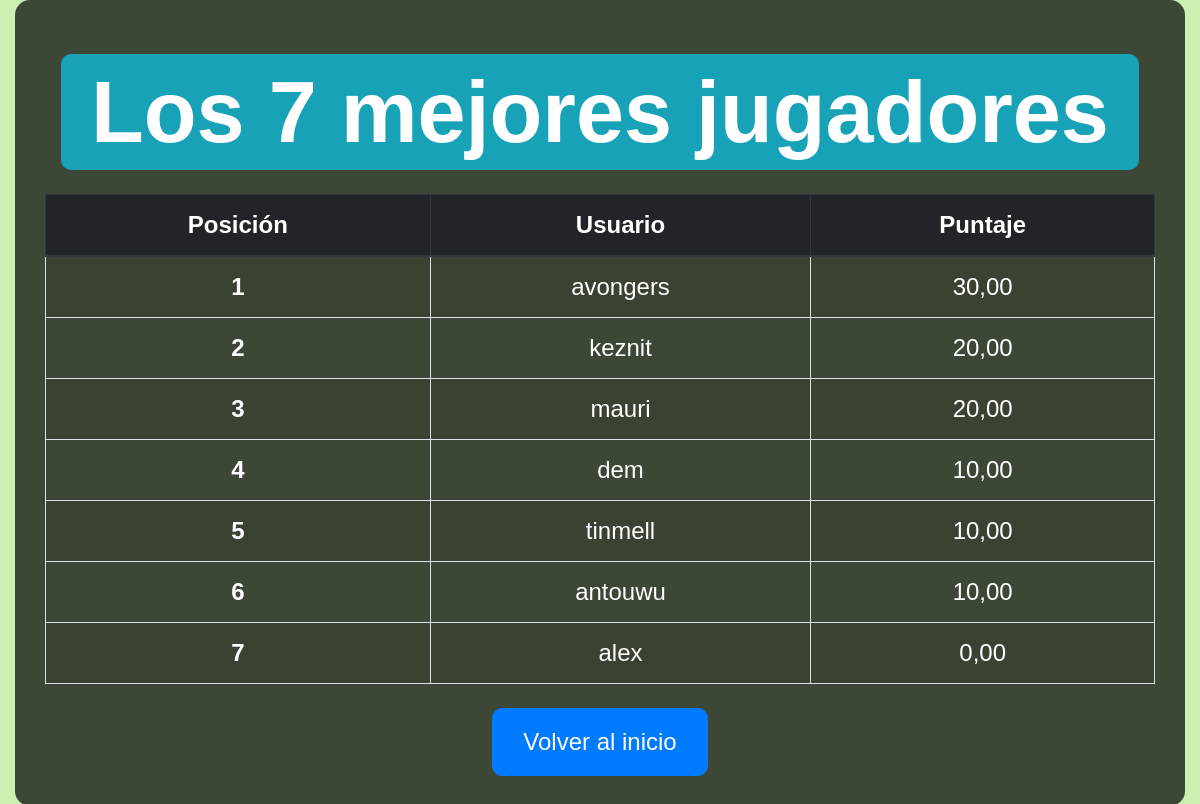
/tablero/, run on an earlier commit of the app's database.
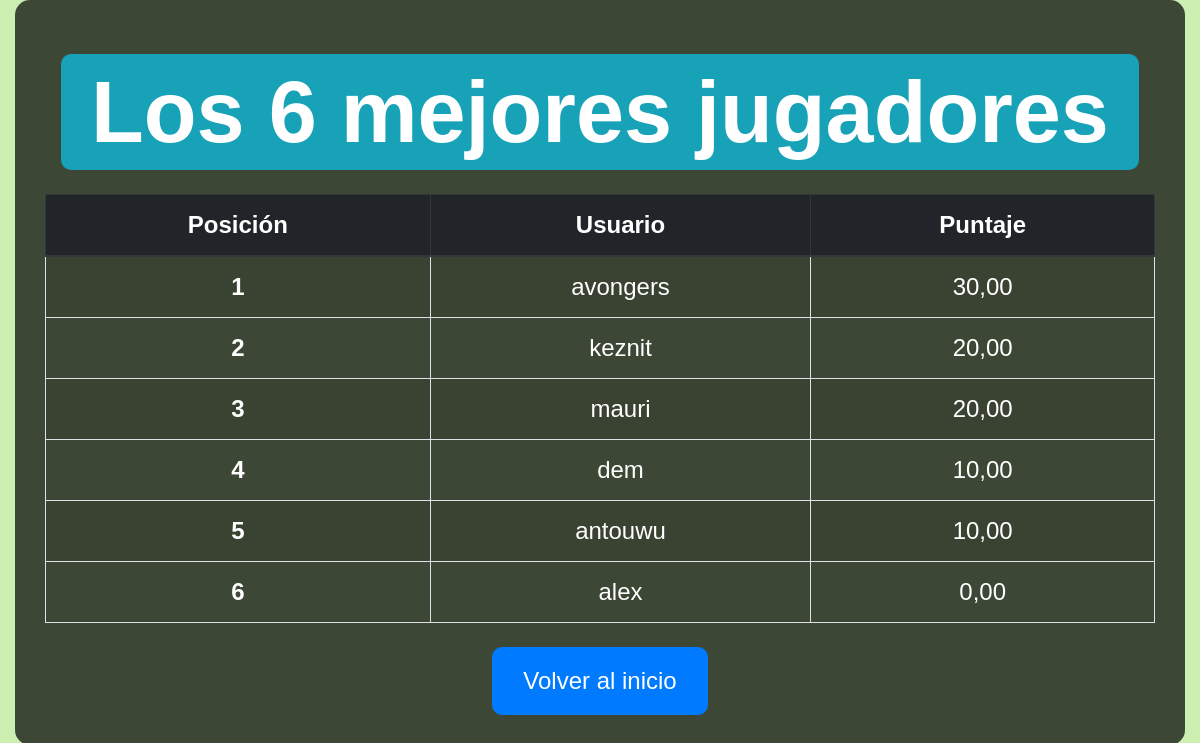
And on a later commit of the database.
### Quiz/models.py (models this page shows, shortened)
class QuizUsuario(models.Model):
    usuario = models.OneToOneField(User, on_delete=models.CASCADE)
    puntaje_total = models.DecimalField(verbose_name='Puntaje Total', default=0, decimal_places=2, max_digits=10)

### Quiz/views.py (the view)
# urls.py: path('tablero/', tablero, name='tablero'),
def tablero(request):
	total_usaurios_quiz = QuizUsuario.objects.order_by('-puntaje_total')[:10]
	contador = total_usaurios_quiz.count()
	context = {
		'usuario_quiz':total_usaurios_quiz,
		'contar_user':contador
	}
	return render(request, 'play/tablero.html', context)

### template/play/tablero.html (shortened to what this page needs)
{% extends 'base.html' %}
{% block contenido %}
<div class="container-fluid">
    <div class="jumbotron text-white">
        <h1 class="display-3 text-center my-4">
            <span class="badge badge-info">
                Los {{ contar_user }} mejores jugadores
            </span>
        </h1>
        <table class="table table-striped table-bordered">
            <thead class="thead-dark">
                <tr>
                    <th scope="col">Posición</th>
                    <th scope="col">Usuario</th>
                    <th scope="col">Puntaje</th>
                </tr>
            </thead>
            <tbody>
                {% for user_quiz in usuario_quiz %}
                    <tr>
                        <th scope="row">{{ forloop.counter }}</th>
                        <td>{{ user_quiz.usuario.username }}</td>
                        <td>{{ user_quiz.puntaje_total }}</td>
                    </tr>
                {% endfor %}
            </tbody>
        </table>
        <div class="text-center mt-4">
            <a href="{% url 'inicio' %}" class="btn btn-primary">Volver al inicio</a>
        </div>
    </div>
</div>
{% endblock %}

What changed in the data, as far as the page shows it:
removed QuizUsuario: usuario.username "tinmell", puntaje_total "10,00"
Also different on the page:
{{ contar_user }}: "7" → "6"
